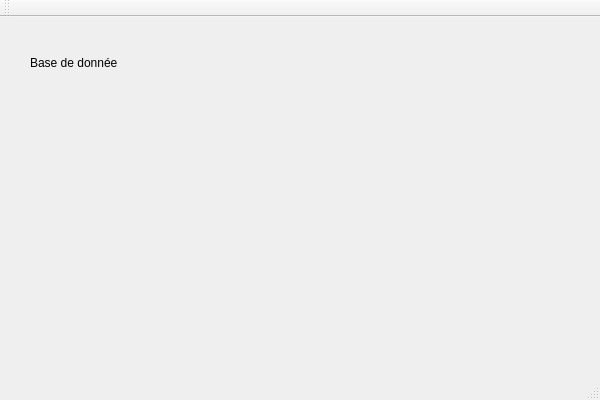
<?xml version="1.0" encoding="UTF-8"?>
<ui version="4.0">
 <class>ProjetVMClass</class>
 <widget class="QMainWindow" name="ProjetVMClass">
  <property name="geometry">
   <rect>
    <x>0</x>
    <y>0</y>
    <width>600</width>
    <height>400</height>
   </rect>
  </property>
  <property name="windowTitle">
   <string>ProjetVM</string>
  </property>
  <widget class="QWidget" name="centralWidget">
   <widget class="QLabel" name="label">
    <property name="geometry">
     <rect>
      <x>30</x>
      <y>30</y>
      <width>91</width>
      <height>31</height>
     </rect>
    </property>
    <property name="text">
     <string>Base de donnée :</string>
    </property>
   </widget>
   <widget class="QLabel" name="label2">
    <property name="geometry">
     <rect>
      <x>120</x>
      <y>30</y>
      <width>161</width>
      <height>31</height>
     </rect>
    </property>
    <property name="text">
     <string/>
    </property>
   </widget>
  </widget>
  <widget class="QMenuBar" name="menuBar">
   <property name="geometry">
    <rect>
     <x>0</x>
     <y>0</y>
     <width>600</width>
     <height>21</height>
    </rect>
   </property>
  </widget>
  <widget class="QToolBar" name="mainToolBar">
   <attribute name="toolBarArea">
    <enum>TopToolBarArea</enum>
   </attribute>
   <attribute name="toolBarBreak">
    <bool>false</bool>
   </attribute>
  </widget>
  <widget class="QStatusBar" name="statusBar"/>
 </widget>
 <layoutdefault spacing="6" margin="11"/>
 <resources>
  <include location="ProjetVM.qrc"/>
 </resources>
 <connections/>
</ui>
